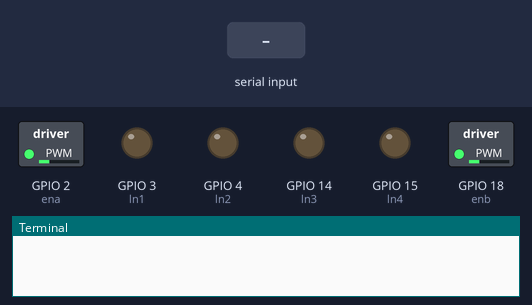
This program was run on a simulated Raspberry Pi (BCM pin numbers). On the bench: switched loads named in the program (green lamp = pin HIGH), output pins drawn as LEDs (lit = HIGH), the last lines printed to the terminal. The test bench sets the inputs (shaded band).

Above: at 1.2 s.
1.3 s: "r" typed at the terminal, then Enter
At 2.5 s:
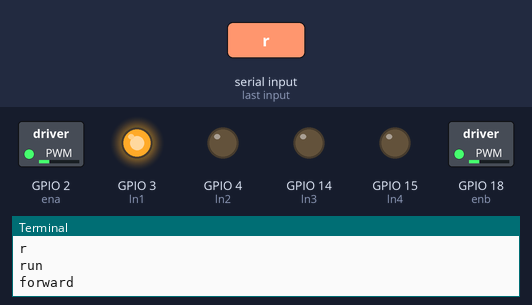
2.8 s: "f" typed at the terminal, then Enter
At 3.7 s:
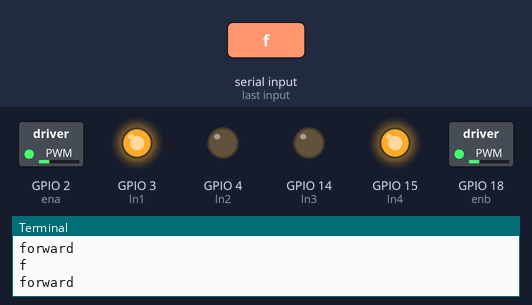
4.3 s: "b" typed at the terminal, then Enter
At 4.8 s:
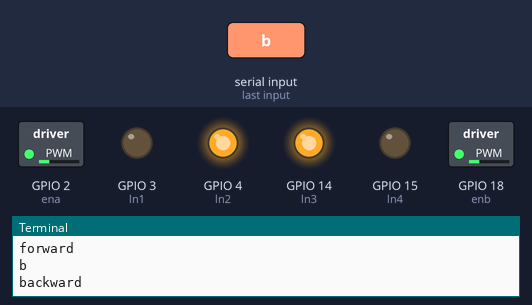
5.8 s: "m" typed at the terminal, then Enter
At 7.0 s:
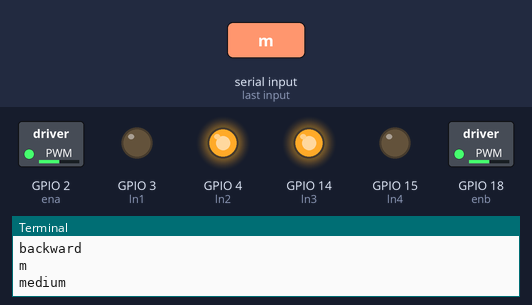
7.3 s: "s" typed at the terminal, then Enter
At 8.3 s:
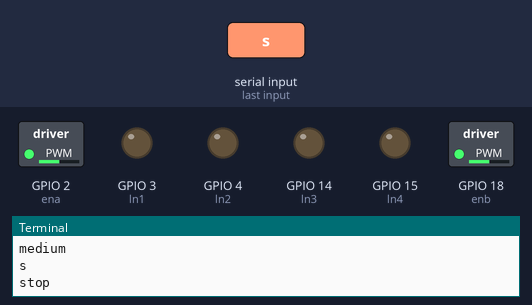
8.8 s: "h" typed at the terminal, then Enter
At 9.5 s:
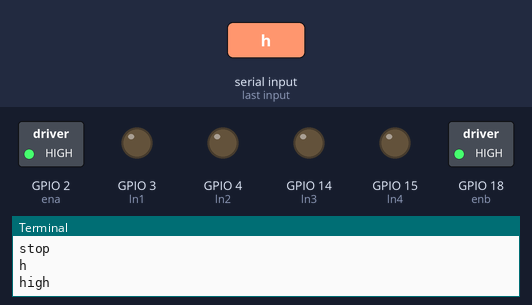
Timing chart, 0 to 11.3 s (numbered marks = the images above; inputs shaded):
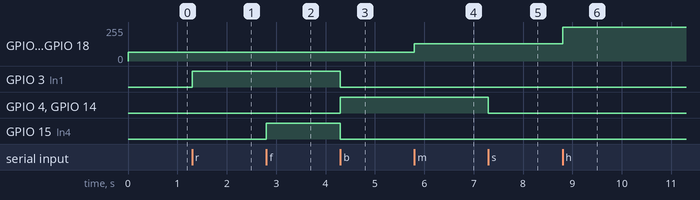

The program:

driver.py
```python
import RPi.GPIO as GPIO
import time

GPIO.setmode(GPIO.BCM)

ln1 = 3
ln2 = 4
ln3 = 14
ln4 = 15

temp1 = 1

ena = 2
enb = 18

GPIO.setup(ln1, GPIO.OUT)
GPIO.setup(ln2, GPIO.OUT)
GPIO.setup(ln3, GPIO.OUT)
GPIO.setup(ln4, GPIO.OUT)
GPIO.setup(ena, GPIO.OUT)
GPIO.setup(enb, GPIO.OUT)

GPIO.output(ln1, GPIO.LOW)
GPIO.output(ln2, GPIO.LOW)
GPIO.output(ln3, GPIO.LOW)
GPIO.output(ln4, GPIO.LOW)

pa = GPIO.PWM(ena, 1000)
pb = GPIO.PWM(enb, 1000)

pa.start(25)
pb.start(25)
print("\n")
print("The default speed & direction of motor is LOW & Forward.....")
print("r-run s-stop f-forward b-backward l-low m-medium h-high e-exit")
print("\n")

while(1):

    x=input()

    if x=='r':
        print("run")
        if(temp1==1):
         GPIO.output(ln1,GPIO.HIGH)
         GPIO.output(ln2,GPIO.LOW)
         print("forward")
         x='z'
        else:
         GPIO.output(ln1,GPIO.LOW)
         GPIO.output(ln2,GPIO.HIGH)
         print("backward")
         x='z'


    elif x=='s':
        print("stop")
        GPIO.output(ln1,GPIO.LOW)
        GPIO.output(ln2,GPIO.LOW)
        GPIO.output(ln3, GPIO.LOW)
        GPIO.output(ln4, GPIO.LOW)
        x='z'

    elif x=='f':
        print("forward")
        GPIO.output(ln1,GPIO.HIGH)
        GPIO.output(ln2,GPIO.LOW)
        GPIO.output(ln3, GPIO.LOW)
        GPIO.output(ln4, GPIO.HIGH)
        temp1=1
        x='z'

    elif x=='b':
        print("backward")
        GPIO.output(ln1,GPIO.LOW)
        GPIO.output(ln2,GPIO.HIGH)
        GPIO.output(ln3, GPIO.HIGH)
        GPIO.output(ln4, GPIO.LOW)
        temp1=0
        x='z'

    elif x=='l':
        print("low")
        pa.ChangeDutyCycle(25)
        pb.ChangeDutyCycle(25)
        x='z'

    elif x=='m':
        print("medium")
        pa.ChangeDutyCycle(50)
        pb.ChangeDutyCycle(50)
        x='z'

    elif x=='h':
        print("high")
        pa.ChangeDutyCycle(100)
        pb.ChangeDutyCycle(100)
        x='z'

    elif x == 'tr':
        print('right')
        GPIO.output(ln1, GPIO.LOW)
        GPIO.output(ln2, GPIO.LOW)
        GPIO.output(ln3, GPIO.LOW)
        GPIO.output(ln4, GPIO.HIGH)
    elif x=='e':
        GPIO.cleanup()
        print("GPIO Clean up")
        break

    else:
        print("<<<  wrong data  >>>")
        print("please enter the defined data to continue.....")
```

Measured:
- after the input at 1.3 s, GPIO 3 (ln1): LOW → HIGH at once
- after the input at 2.8 s, GPIO 15 (ln4): LOW → HIGH at once
- after the input at 4.3 s, GPIO 3 (ln1), GPIO 15 (ln4): HIGH → LOW at once; GPIO 4 (ln2), GPIO 14 (ln3): LOW → HIGH at once
- after the input at 5.8 s, GPIO 2 (ena), GPIO 18 (enb): 64/255 → 128/255 at once
- after the input at 7.3 s, GPIO 4 (ln2), GPIO 14 (ln3): HIGH → LOW at once
- after the input at 8.8 s, GPIO 2 (ena), GPIO 18 (enb): 128/255 → 255/255 at once
